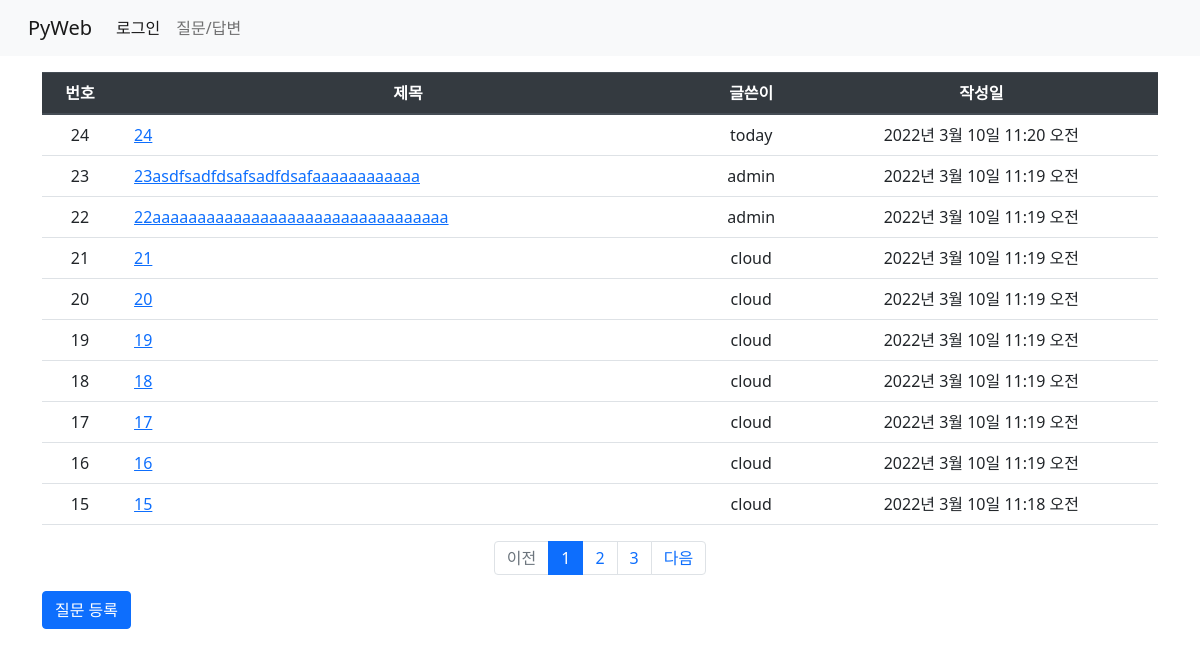
The page /board/boardlist/ on the database its author committed.
### board/models.py (models this page shows, shortened)
class Question(models.Model):
    subject = models.CharField(max_length=200)
    content = models.TextField()
    create_date = models.DateTimeField()                            # 반드시 있어야 함(NOT NULL)
    modify_date = models.DateTimeField(null=True, blank=True)       # null 허용, blank - 폼 데이터 null
    author = models.ForeignKey(User, on_delete=models.CASCADE)      # user의 username과 외래키 설정

### board/views.py (the view)
# urls.py: path('boardlist/', views.boardlist, name='boardlist'),      # 127.0.0.1:8000/board/boardlist
def boardlist(request):
    question_list = Question.objects.order_by('-create_date')   # 내림차순(-) / -pk도 가능
    page = request.GET.get('page', '1')              # 페이지
    paginator = Paginator(question_list, 10)         # 페이지당 10개 자료
    page_obj = paginator.get_page(page)
    context = {'question_list':page_obj}
    return render(request, 'board/question_list.html', context)

### board/templatetags/board_filter.py (called while the page is built)
@register.filter
def sub(value, arg):
    return value - arg

### templates/board/question_list.html (shortened to what this page needs)
{% extends 'base.html' %}
{% load board_filter %}
{% block content %}
    <div class="container my-3">
        <table class="table">
            <thead class="thead-dark">
                <tr class="text-center">
                    <th>번호</th><th>제목</th><th>글쓴이</th><th>작성일</th>
                </tr>
            </thead>
            <tbody>
                {% if question_list %}
                    {% for question in question_list %}
                <tr class="text-center">
                    <td>{{ question_list.paginator.count|sub:question_list.start_index|sub:forloop.counter0|add:1 }}</td>
                    <td class="text-left px-3">
                        <a href="{% url 'board:detail' question.id %}">{{ question.subject }}</a>
                    </td>
                    <td>
                        {{ question.author }}
                    </td>
                    <td>
                        {{ question.create_date }}
                    </td>
                </tr>
                    {% endfor %}
                {% else %}
                <p>질문이 없습니다.</p>
                {% endif %}
            </tbody>
        </table>
        <ul class="pagination justify-content-center">
            {% if question_list.has_previous %}
            <li class="page-item">
                <a class="page-link" href="?page={{ question_list.previous_page_number }}">이전</a>
            </li>
            {% else %}
            <li class="page-item disabled">
                <a class="page-link" href="#">이전</a>
            </li>
            {% endif %}
        {% for page_number in question_list.paginator.page_range %}
            {% if page_number == question_list.number %}
            <li class="page-item active">
                <a class="page-link" href="?page={{ page_number }}">{{ page_number }}</a>
            </li>
            {% else %}
            <li class="page-item">
                <a class="page-link" href="?page={{ page_number }}">{{ page_number }}</a>
            </li>
            {% endif %}
        {% endfor %}
            {% if question_list.has_next %}
            <li class="page-item">
                <a class="page-link" href="?page={{ question_list.next_page_number }}">다음</a>
            </li>
            {% else %}
            <li class="page-item disabled">
                <a class="page-link" href="#">다음</a>
            </li>
            {% endif %}
        </ul>
        <a href="{% url 'board:question_create' %}" class="btn btn-primary">질문 등록</a>
    </div>
{% endblock %}

### rows shown on the page
Question: paginator.count|sub "24", subject "24", author "today", create_date "2022년 3월 10일 11:20 오전"
Question: paginator.count|sub "23", subject "23asdfsadfdsafsadfdsafaaaaaaaaaaaa", author "admin", create_date "2022년 3월 10일 11:19 오전"
Question: paginator.count|sub "22", subject "22aaaaaaaaaaaaaaaaaaaaaaaaaaaaaaaaa", author "admin", create_date "2022년 3월 10일 11:19 오전"
Question: paginator.count|sub "21", subject "21", author "cloud", create_date "2022년 3월 10일 11:19 오전"
Question: paginator.count|sub "20", subject "20", author "cloud", create_date "2022년 3월 10일 11:19 오전"
Question: paginator.count|sub "19", subject "19", author "cloud", create_date "2022년 3월 10일 11:19 오전"
Question: paginator.count|sub "18", subject "18", author "cloud", create_date "2022년 3월 10일 11:19 오전"
Question: paginator.count|sub "17", subject "17", author "cloud", create_date "2022년 3월 10일 11:19 오전"
Question: paginator.count|sub "16", subject "16", author "cloud", create_date "2022년 3월 10일 11:19 오전"
Question: paginator.count|sub "15", subject "15", author "cloud", create_date "2022년 3월 10일 11:18 오전"

### other values the page prints
{{ page_number }} "1"
{{ page_number }} "2" "3"
